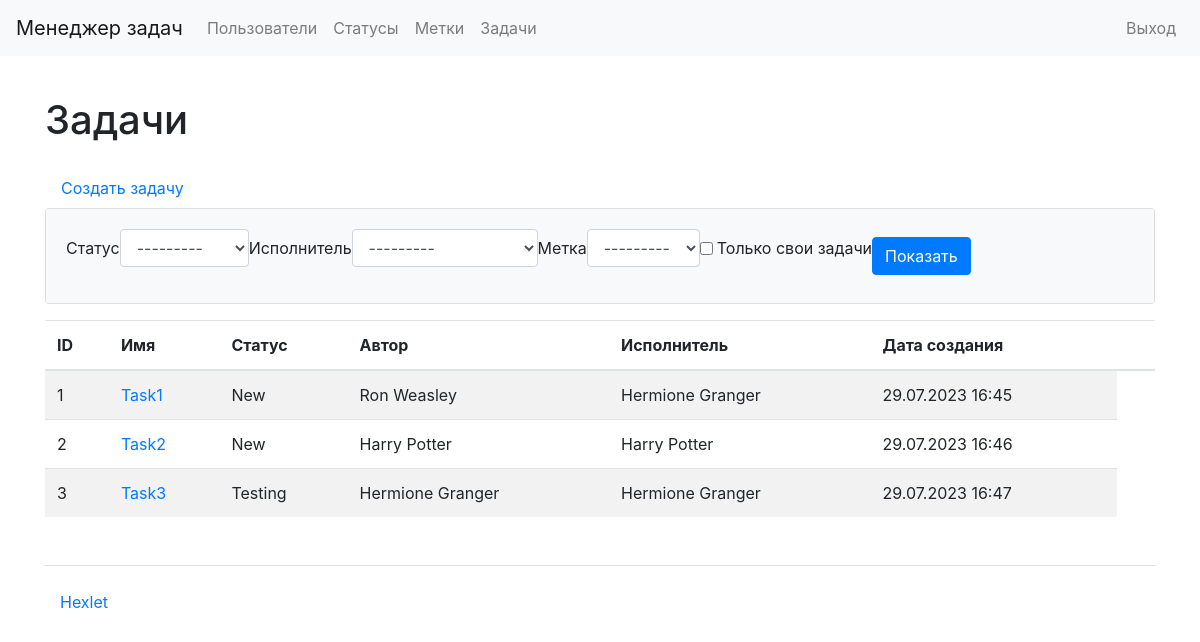
/tasks/ (signed in), run on an earlier commit of the app's database.
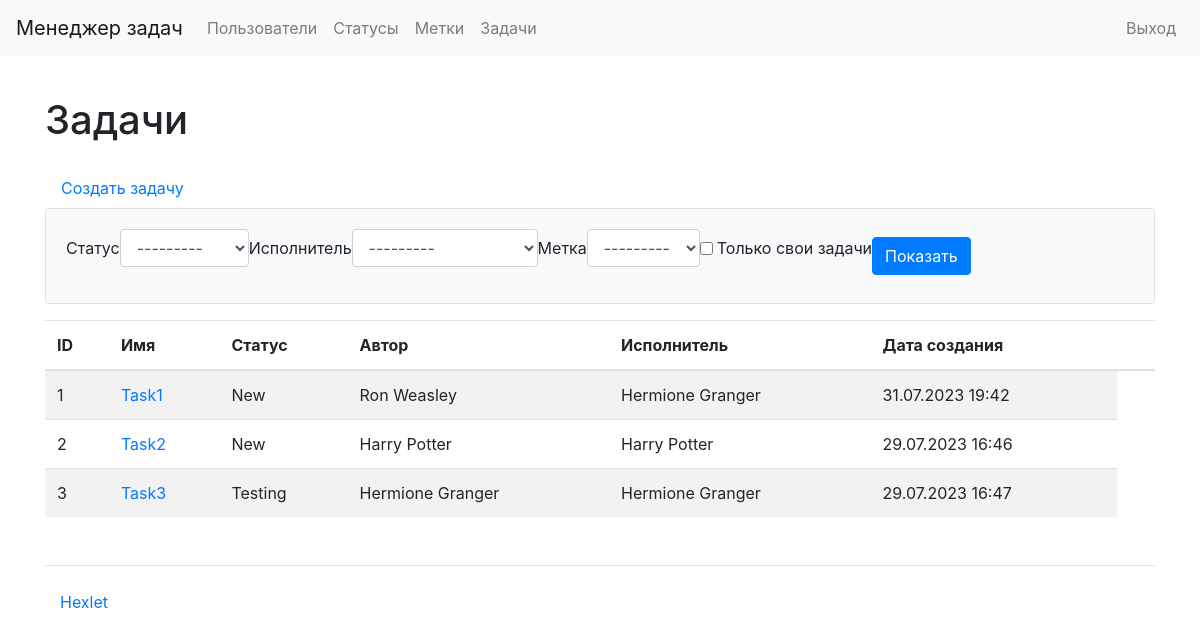
And on a later commit of the database.
### task_manager/tasks/models.py (models this page shows, shortened)
class Tasks(models.Model):
    name = models.CharField(max_length=150,
                            blank=False,
                            unique=True,
                            verbose_name=_('Name'))
    author = models.ForeignKey(User, on_delete=models.PROTECT,
                               related_name='author',
                               verbose_name=_('Author'))
    description = models.TextField(max_length=10000,
                                   blank=True,
                                   null=True,
                                   verbose_name=_('Description'))
    status = models.ForeignKey(Statuses, on_delete=models.PROTECT,
                               verbose_name=_('Status'))
    executor = models.ForeignKey(User, on_delete=models.PROTECT,
                                 null=True,
                                 blank=True,
                                 related_name='executor',
                                 verbose_name=_('Executor'))
    labels = models.ManyToManyField(Labels, verbose_name=_('Labels'),
                                    through="TasksLabels",
                                    blank=True)
    created_at = models.DateTimeField(auto_now=True)

### task_manager/statuses/models.py (models this page shows)
class Statuses(models.Model):
    name = models.CharField(max_length=100,
                            verbose_name=_('Name'),
                            unique=True)
    created_at = models.DateTimeField(auto_now=True,
                                      verbose_name=_('Creation date'))
    def __str__(self):
        return self.name

### task_manager/tasks/views.py (the view)
# urls.py: path('', views.TasksListView.as_view(),
class TasksListView(AuthRequiredMixin, FilterView):
    template_name = 'tasks/tasks_list.html'
    model = Tasks
    filterset_class = TaskFilter

### task_manager/labels/models.py (called while the page is built)
    def __str__(self):
        return self.name

### task_manager/users/mixins.py (called while the page is built)
    def dispatch(self, request, *args, **kwargs):
        if not request.user.is_authenticated:
            messages.error(request, self.auth_message)
            return redirect(reverse_lazy('login'))
        return super().dispatch(request, *args, **kwargs)

### task_manager/users/models.py (called while the page is built)
    def __str__(self):
        return f'{self.first_name} {self.last_name}'

### task_manager/templates/tasks/tasks_list.html
{% extends "base.html" %}
{% load bootstrap4 %}
{% block content %}
{% load i18n %}
<h1 class="my-4">{% trans "Tasks" %}</h1>
<a class="nav-link" href="{% url 'task_create' %}">{% trans "Create task" %}</a>
<div class="card mb-3">
  <div class="card-body bg-light">
      <form class="form-inline center" method="get">
          {% bootstrap_form filter.form field_class="mr-3 ml-2" %}
          <button class="btn btn-primary" type="submit">{% trans "Show" %}</button>
      </form>
  </div>
</div>
<table class="table table-striped">
  <thead>
    <tr>
      <th>ID</th>
      <th>{% trans "Name" %}</th>
      <th>{% trans "Status" %}</th>
      <th>{% trans "Author" %}</th>
      <th>{% trans "Executor" %}</th>
      <th>{% trans "Creation date" %}</th>
      <th></th>
    </tr>
  </thead>
  <tbody>
    {% for task in tasks_list %}
        <tr>
          <td>
            {{ task.pk }}
          </td>
          <td>
            <a href="{% url 'task_detail' task.pk %}">{{ task.name }}</a>
          </td>
          <td>
            {{ task.status }}
          </td>
          <td>
            {{ task.author }}
          </td>
          <td>
            {{ task.executor }}
          </td>
          <td>{{ task.created_at|date:"d.m.Y H:i" }}</td>
        </tr>
        {% endfor %}
  </tbody>
</table>
{% endblock %}

### task_manager/templates/base.html (shortened to what this page needs)
<!DOCTYPE html>
<html lang="en">
{% load bootstrap4 %}
{% load i18n %}
{% get_current_language as LANGUAGE_CODE %}
<head>
    <link href="https://cdn.jsdelivr.net/npm/bootstrap@4.6.2/dist/css/bootstrap.min.css" rel="stylesheet">
</head>
  <body class="d-flex flex-column min-vh-100">
    <nav class="navbar navbar-expand-lg navbar-light bg-light mb-3">
      <a class="navbar-brand" href="{% url 'main' %}">{% trans "Task Manager" %}</a>
      <div class="collapse navbar-collapse">
          <ul class="navbar-nav mr-auto">
              <li class="nav-item">
                  <a class="nav-link" href="{% url 'user_list' %}">{% trans "Users" %}</a>
              </li>
              {% if user.is_authenticated %}
              <li class="nav-item">
                  <a class="nav-link" href="{% url 'status_list' %}">{% trans "Statuses" %}</a>
              </li>
              <li class="nav-item">
                  <a class="nav-link" href="{% url 'labels_list' %}">{% trans "Labels" %}</a>
              </li>
              <li class="nav-item">
                  <a class="nav-link" href="{% url 'tasks_list' %}">{% trans "Tasks" %}</a>
              </li>
              {% endif %}
          </ul>
          <ul class="navbar-nav">
              {% if user.is_authenticated %}
              <li class="nav-item">
                  <a class="nav-link" href="{% url 'logout' %}">{% trans "Logout" %}</a>
              </li>
              {% endif %}
          </ul>
      </div>
    </nav>
    <div class="container wrapper flex-grow-1">
    {% block content %}{% endblock %}
    <footer>
      <div class="container my-5 pt-4 border-top">
        <a target="_blank" href="https://ru.hexlet.io">Hexlet</a>
    </div>
    </footer>
  </body>
</html>

What changed in the data, as far as the page shows it:
changed Tasks "Task1": created_at "29.07.2023 16:45" → "31.07.2023 19:42"
